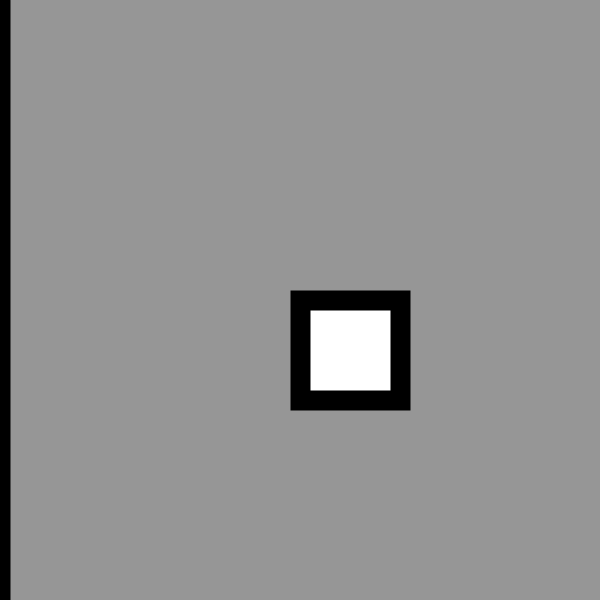
Frame 1 (no input)
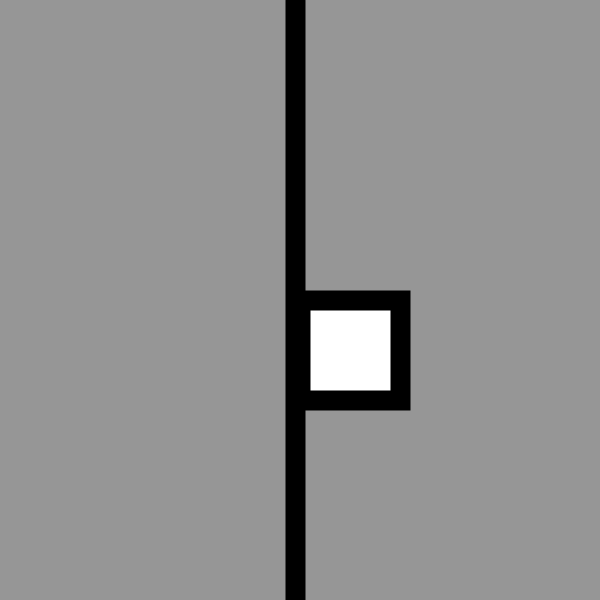
Frame 60 (the mouse pressed at the canvas centre just before this capture)
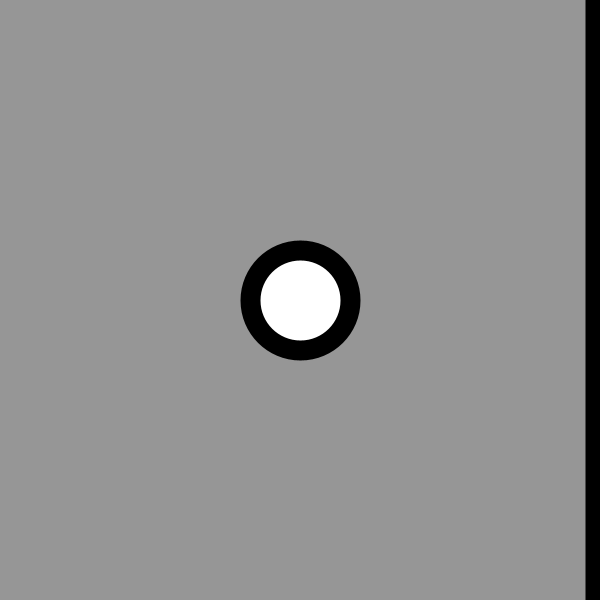
Frame 120 (the mouse held since frame 60 and released just before this capture)

The Processing sketch that drew these frames (run headless with seeded random() and noise(); from frame 60 on, the mouse is pressed at the canvas centre):

// Processing sketch: Conditionals
// ── Conditionals.pde
int x = 0;

void setup(){
  size(600, 600);
  strokeWeight(20);
}

void draw(){
  background(150); //need to keep re-drawing the background so that you only get one line going across the screen
  
  line(x, 0, x, width);
  x = x + 5;//this will move the x-value across the screen
   
  //this conditional statement will reset your line back to the beginning of your screen
  if(x > width){
    x = 0;
  }
  
  //this conditional will draw different shapes depending on where the line is on your screen
  if(x > width/2){
    ellipse(width/2, height/2, 100, 100);
  }else{
    rect(width/2, height/2, 100, 100);
  }
}
